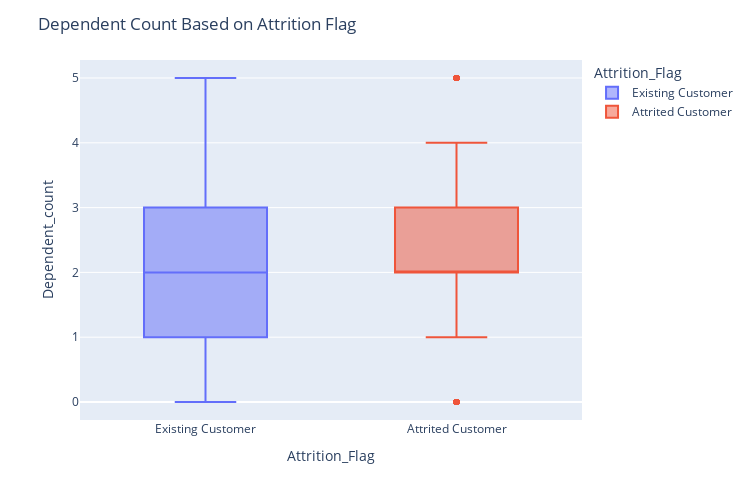

The code cell stored with this chart in its notebook:
### Code cell
fig2 = px.box(df, x="Attrition_Flag", y="Dependent_count", color="Attrition_Flag", boxmode="overlay")

fig2['layout'].update(height=500, width=750, title='Dependent Count Based on Attrition Flag')
fig2.update_traces(quartilemethod="inclusive")
fig2.show()

### Figure 1 — Plotly figure (JSON) as saved in the notebook; plotly's stock layout.template omitted (floating-point values rounded to 4 significant figures; data arrays with more than 128 entries replaced by an {"elided": "..."} marker saying what was removed)
{"data": [{"alignmentgroup": "True", "hovertemplate": "Attrition_Flag=%{x}<br>Dependent_count=%{y}<extra></extra>", "legendgroup": "Existing Customer", "marker": {"color": "#636efa"}, "name": "Existing Customer", "notched": false, "offsetgroup": "Existing Customer", "orientation": "v", "quartilemethod": "inclusive", "showlegend": true, "type": "box", "x": {"elided": "8500 str values"}, "x0": " ", "xaxis": "x", "y": {"elided": "8500 int values"}, "y0": " ", "yaxis": "y"}, {"alignmentgroup": "True", "hovertemplate": "Attrition_Flag=%{x}<br>Dependent_count=%{y}<extra></extra>", "legendgroup": "Attrited Customer", "marker": {"color": "#EF553B"}, "name": "Attrited Customer", "notched": false, "offsetgroup": "Attrited Customer", "orientation": "v", "quartilemethod": "inclusive", "showlegend": true, "type": "box", "x": {"elided": "1627 str values"}, "x0": " ", "xaxis": "x", "y": {"elided": "1627 int values"}, "y0": " ", "yaxis": "y"}], "layout": {"boxmode": "overlay", "height": 500, "legend": {"title": {"text": "Attrition_Flag"}, "tracegroupgap": 0}, "margin": {"t": 60}, "title": {"text": "Dependent Count Based on Attrition Flag"}, "width": 750, "xaxis": {"anchor": "y", "categoryarray": ["Existing Customer", "Attrited Customer"], "categoryorder": "array", "domain": [0, 1], "title": {"text": "Attrition_Flag"}}, "yaxis": {"anchor": "x", "domain": [0, 1], "title": {"text": "Dependent_count"}}}}
